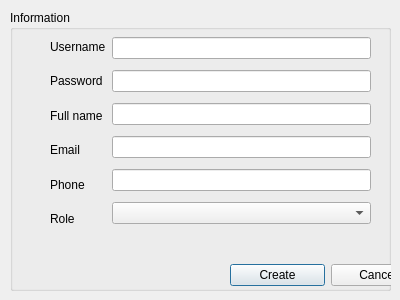
<?xml version="1.0" encoding="UTF-8"?>
<ui version="4.0">
 <class>DialogCreateUser</class>
 <widget class="QDialog" name="DialogCreateUser">
  <property name="geometry">
   <rect>
    <x>0</x>
    <y>0</y>
    <width>400</width>
    <height>300</height>
   </rect>
  </property>
  <property name="windowTitle">
   <string>Dialog</string>
  </property>
  <widget class="QGroupBox" name="groupInformationUser">
   <property name="geometry">
    <rect>
     <x>10</x>
     <y>10</y>
     <width>381</width>
     <height>281</height>
    </rect>
   </property>
   <property name="title">
    <string>Information</string>
   </property>
   <widget class="QLabel" name="labelEmailWarning">
    <property name="geometry">
     <rect>
      <x>40</x>
      <y>230</y>
      <width>321</width>
      <height>16</height>
     </rect>
    </property>
    <property name="text">
     <string/>
    </property>
   </widget>
   <widget class="QWidget" name="layoutWidget">
    <property name="geometry">
     <rect>
      <x>220</x>
      <y>250</y>
      <width>195</width>
      <height>31</height>
     </rect>
    </property>
    <layout class="QHBoxLayout" name="horizontalLayout_2">
     <item>
      <widget class="QPushButton" name="btnCreate">
       <property name="text">
        <string>Create</string>
       </property>
      </widget>
     </item>
     <item>
      <widget class="QPushButton" name="btnCancel">
       <property name="text">
        <string>Cancel</string>
       </property>
      </widget>
     </item>
    </layout>
   </widget>
   <widget class="QWidget" name="layoutWidget">
    <property name="geometry">
     <rect>
      <x>40</x>
      <y>22</y>
      <width>321</width>
      <height>201</height>
     </rect>
    </property>
    <layout class="QHBoxLayout" name="horizontalLayout">
     <item>
      <layout class="QVBoxLayout" name="verticalLayout">
       <item>
        <widget class="QLabel" name="lblUserName">
         <property name="text">
          <string>Username</string>
         </property>
        </widget>
       </item>
       <item>
        <widget class="QLabel" name="lblPassWord">
         <property name="text">
          <string>Password</string>
         </property>
        </widget>
       </item>
       <item>
        <widget class="QLabel" name="lblFullName">
         <property name="text">
          <string>Full name</string>
         </property>
        </widget>
       </item>
       <item>
        <widget class="QLabel" name="lblEmail">
         <property name="text">
          <string>Email</string>
         </property>
        </widget>
       </item>
       <item>
        <widget class="QLabel" name="lblPhone">
         <property name="text">
          <string>Phone</string>
         </property>
        </widget>
       </item>
       <item>
        <widget class="QLabel" name="labelRole">
         <property name="text">
          <string>Role</string>
         </property>
        </widget>
       </item>
      </layout>
     </item>
     <item>
      <layout class="QVBoxLayout" name="verticalLayout_2">
       <item>
        <widget class="QLineEdit" name="lineUsUserName"/>
       </item>
       <item>
        <widget class="QLineEdit" name="lineUsPassword"/>
       </item>
       <item>
        <widget class="QLineEdit" name="lineUsFullName"/>
       </item>
       <item>
        <widget class="QLineEdit" name="lineUsEmail"/>
       </item>
       <item>
        <widget class="QLineEdit" name="lineUsPhone"/>
       </item>
       <item>
        <widget class="QComboBox" name="comboRole"/>
       </item>
      </layout>
     </item>
    </layout>
   </widget>
  </widget>
 </widget>
 <resources/>
 <connections/>
</ui>
